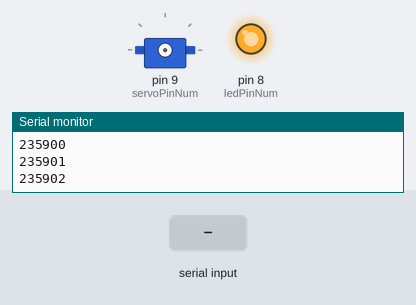
This sketch was run on a simulated Arduino Uno, built with avr-gcc and run on an emulated ATmega328P. Parts: servo, output pins drawn as LEDs (lit = HIGH), the last lines printed to the serial monitor. Inputs (shaded band) come from the test bench.

Above: at 2.8 s.
2.9 s: "cancel\n" received over the second serial link
At 4.5 s:
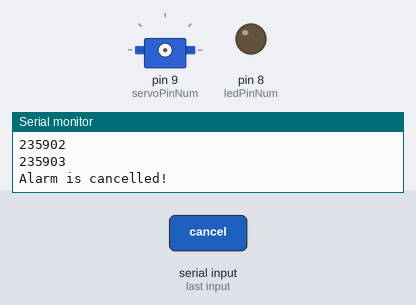
5.5 s: "on\n" received over the second serial link
At 8.0 s:
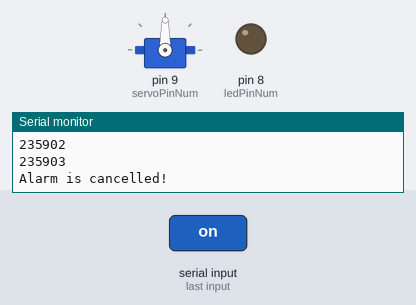
8.5 s: "off\n" received over the second serial link
At 9.6 s:
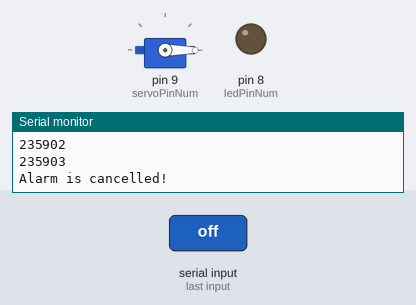
Timing chart, 0 to 11.5 s (numbered marks = the images above; inputs shaded):
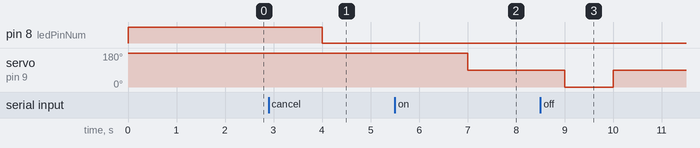

The sketch:

mySwitcher.ino
```cpp
#include <core_build_options.h> // system clock
#include <swRTC.h>

#include <SoftwareSerial.h> // bluetooth
#include <Servo.h> // serve motor

swRTC rtc;
Servo myServo;

int servoLightOnPosition = 180;
int servoDefaultPosition = 90;
int servoLightOffPosition = 0;
int servoPinNum = 9;
int ledPinNum = 8;

SoftwareSerial BTSerial(4, 5);

int isAlarmOn = 1; // 0 == false, 1 == true

String mobileInputString, nowTime, alarmTime = "190010";

void setup() {
  rtc.stopRTC();
  rtc.setTime(23, 59, 00); // hh, mm, ss
  rtc.setDate(23, 2, 2020); // dd, mm, yyyy
  rtc.startRTC();

  Serial.begin(9600);
  BTSerial.begin(9600);
  Serial.println("ATcommand");  // ATcommand Start

  pinMode(ledPinNum, OUTPUT); // Set LED
}

void loop() {
  if (isAlarmOn) {
    /* alarm on */
    digitalWrite(ledPinNum, HIGH);
    nowTime = makeNowTime2String();
    Serial.println(nowTime);
    if (!nowTime.compareTo(alarmTime)) {
      /* Time to wake up */
      turnOnTheLight();
      isAlarmOn = 0;
    }
  } else {
    /* alarm off */
    digitalWrite(ledPinNum, LOW);
  }

  /* BlueTooth == async */
  if (BTSerial.available()) {
    mobileInputString = BTSerial.readStringUntil('\n');

    if (mobileInputString == "on") {
      /* LIGHT ON */
      turnOnTheLight();
    } else if (mobileInputString == "off") {
      /* LIGHT OFF */
      turnOffTheLight();
    } else if (mobileInputString == "cancel") {
      /* CANCELLED */
      Serial.println("Alarm is cancelled!");
      isAlarmOn = 0;
    } else if (mobileInputString.length() == 6) {
      /* Alarm format must be hhmmss */
      if (checkValidAlarmTime(mobileInputString)) {
        Serial.print("Alarm is on ");
        Serial.println(mobileInputString);
        alarmTime = mobileInputString;
        isAlarmOn = 1;
      }
    } else {
      /* Do somthing Default*/
      Serial.println(mobileInputString);
    }

  }

  delay(1000);
}

String makeNowTime2String() {
  String res = "";
  int h = rtc.getHours();
  int m = rtc.getMinutes();
  int s = rtc.getSeconds();

  if (h < 10) { res.concat("0"); }
  res.concat(String(h));

  if (m < 10) { res.concat("0"); }
  res.concat(String(m));

  if (s < 10) { res.concat("0"); }
  res.concat(String(s));
  return res;
}

int checkValidAlarmTime(String mobileInputString) {
  for (int i = 0; i < 6; i++) {
    if (!(mobileInputString[i] >= '0' && mobileInputString[i] <= '9')) {
      Serial.print("Wrong Str!");
      Serial.println(mobileInputString[i]);
      return 0;
    }
  }

  /* Valid Check */
  char buf[3];
  mobileInputString.substring(0,2).toCharArray(buf, 3);
  int hour = atoi(buf);
  if (!(0<=hour && hour<=23)){ return 0; }

  mobileInputString.substring(2,4).toCharArray(buf, 3);
  int minutes = atoi(buf);
  if (!(0<=minutes && minutes<=59)){ return 0; }

  mobileInputString.substring(4,6).toCharArray(buf, 3);
  int seconds = atoi(buf);
  if (!(0<=seconds && seconds<=59)){ return 0; }

  return 1;
}

void turnOnTheLight() {
  myServo.attach(servoPinNum);
  myServo.write(servoLightOnPosition);
  delay(1000);
  myServo.write(servoDefaultPosition);
  delay(1000);
  myServo.detach();
}

void turnOffTheLight() {
  myServo.attach(servoPinNum);
  myServo.write(servoLightOffPosition);
  delay(1000);
  myServo.write(servoDefaultPosition);
  delay(1000);
  myServo.detach();
}

void printNowTime() {
  Serial.print(rtc.getYear(), DEC);
  Serial.print("/");
  Serial.print(rtc.getMonth(), DEC);
  Serial.print("/");
  Serial.print(rtc.getDay(), DEC);
  Serial.print(" ");
  Serial.print(rtc.getHours(), DEC);
  Serial.print(":");
  Serial.print(rtc.getMinutes(), DEC);
  Serial.print(":");
  Serial.print(rtc.getSeconds(), DEC);
  Serial.print("\n");
}
```

Measured:
- after the input at 2.9 s, pin 8 (ledPinNum): HIGH → LOW after 1.1 s
- after the input at 5.5 s, servo on pin 9 (servoPinNum): 180° → 90° after 1.5 s
- after the input at 8.5 s, servo on pin 9 (servoPinNum): 90° → 0° after 0.50 s, → 90° 1.0 s later
